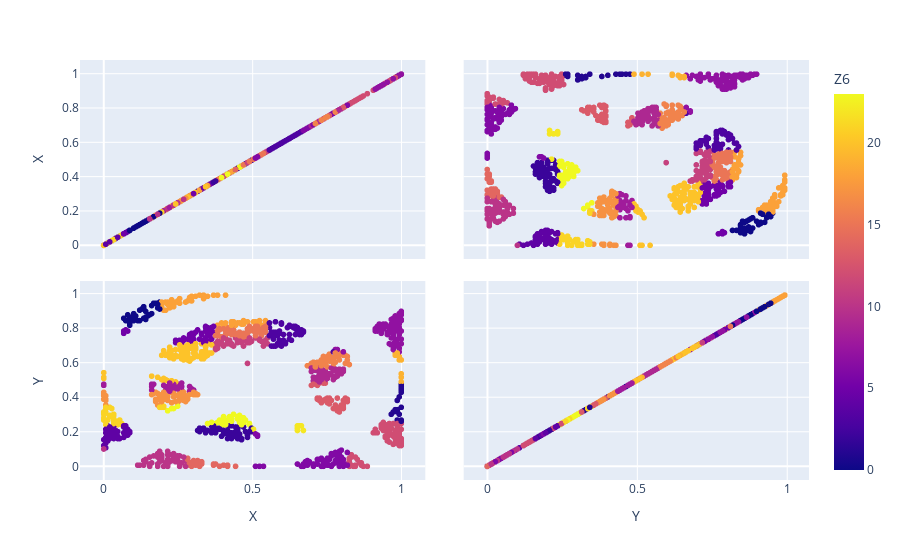

The cell this chart's notebook holds for it:
### Code cell
df_pred_distance=pd.DataFrame(pd.concat([pd.DataFrame(X_test,columns=['X','Y']),pd.DataFrame(Y_pred_1,columns=[select_name_Z])],axis=1))
fig = px.scatter_matrix(df_pred_distance,
    dimensions=['X','Y'],
    color=select_name_Z)
fig.show()

### Figure 1 — Plotly figure (JSON) as saved in the notebook; plotly's stock layout.template omitted (floating-point values rounded to 4 significant figures; data arrays with more than 128 entries replaced by an {"elided": "..."} marker saying what was removed)
{"data": [{"dimensions": [{"axis": {"matches": true}, "label": "X", "values": {"elided": "1071 float values"}}, {"axis": {"matches": true}, "label": "Y", "values": {"elided": "1071 float values"}}], "hovertemplate": "%{xaxis.title.text}=%{x}<br>%{yaxis.title.text}=%{y}<br>Z6=%{marker.color}<extra></extra>", "legendgroup": "", "marker": {"color": {"elided": "1071 int values"}, "coloraxis": "coloraxis", "symbol": "circle"}, "name": "", "showlegend": false, "type": "splom"}], "layout": {"coloraxis": {"colorbar": {"title": {"text": "Z6"}}, "colorscale": [[0, "#0d0887"], [0.1111, "#46039f"], [0.2222, "#7201a8"], [0.3333, "#9c179e"], [0.4444, "#bd3786"], [0.5556, "#d8576b"], [0.6667, "#ed7953"], [0.7778, "#fb9f3a"], [0.8889, "#fdca26"], [1, "#f0f921"]]}, "dragmode": "select", "legend": {"tracegroupgap": 0}, "margin": {"t": 60}}}
